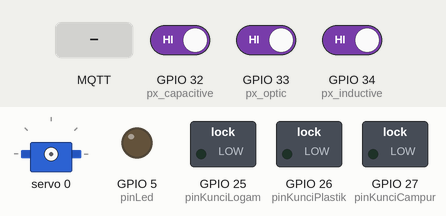
Recording of a sketch running on a simulated ESP32. On the bench: servo, switched loads named in the sketch (green lamp = pin HIGH), output pins drawn as LEDs (lit = HIGH). The inputs (shaded band) are chosen by the test bench; at power-on: GPIO 32 (px_capacitive) HIGH, GPIO 33 (px_optic) HIGH, GPIO 34 (px_inductive) HIGH. WiFi joins after 1.5 s; servers stay silent unless stated; no MQTT or app messages arrive unless stated; what the sketch prints to the serial monitor is not drawn.

Above: at 2.7 s.
2.8 s: GPIO 32 (px_capacitive) driven LOW
At 4.3 s:
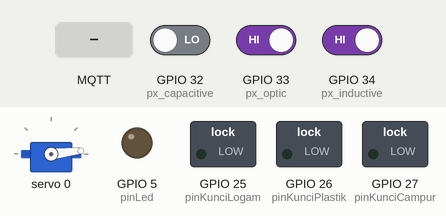
4.6 s: GPIO 32 (px_capacitive) driven HIGH and GPIO 33 (px_optic) driven LOW
7.6 s: GPIO 33 (px_optic) driven HIGH
At 10.06 s:
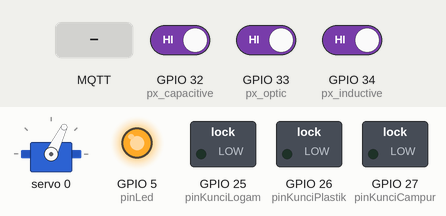
10.6 s: GPIO 34 (px_inductive) driven LOW
At 11.4 s:
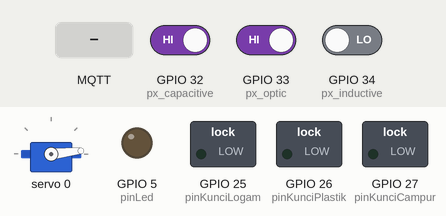
12.4 s: GPIO 33 (px_optic) driven LOW and GPIO 34 (px_inductive) driven HIGH
15.4 s: MQTT message "/total_logam" arrives on the first subscribed topic
At 16.5 s:
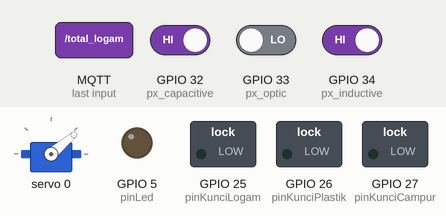
Timing chart, 0 to 18.4 s (numbered marks = the images above; inputs shaded):
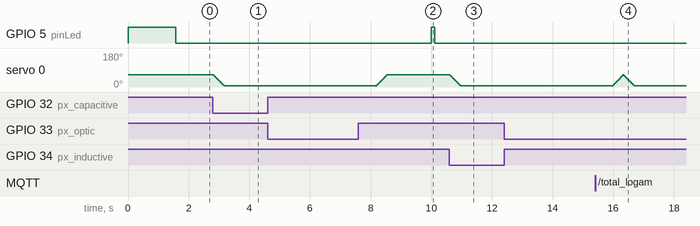

Measured:
- after the input at 2.8 s, servo 0: moves from 64° to 6° over 0.34 s, starting at once
- after the input at 4.6 s, every drawn part: stays the same
- after the input at 7.6 s, GPIO 5 (pinLed): LOW → HIGH after 2.4 s, → LOW 0.11 s later
- after the input at 10.6 s, servo 0: moves from 64° to 6° over 0.36 s, starting at once
- after the input at 12.4 s, every drawn part: stays the same

The sketch:

ESP32_MQTT.ino
```cpp
#include <WiFi.h>
#include <MQTT.h>
#include <Wire.h>
#include <Adafruit_PWMServoDriver.h>
#include <HX711.h>

Adafruit_PWMServoDriver pwm = Adafruit_PWMServoDriver();
WiFiClient net;
MQTTClient client;

//setting wifi
const char ssid[] = "Redmi5";
const char pass[] = "mayarheula";

//pin address
const int pinLed = 5;
const int px_inductive = 34;
const int px_capacitive = 32;
const int px_optic = 33;
const int pinKunciLogam = 25;
const int pinKunciPlastik = 26;
const int pinKunciCampur = 27;

//local variable
int sesi_logam = 0;
int sesi_plastik = 0;
int sesi_campur = 0;
int sesi_poin = 0;

//cloud variable
int total_logam;
int total_plastik;
int total_campur;

int kunci_logam;
int kunci_plastik;
int kunci_campur;

int login;

//temp variable to handle debounce
bool logamState;             // the current reading from the input pin
bool lastLogamState = LOW;   // the previous reading from the input pin
bool plastikState;             // the current reading from the input pin
bool lastPlastikState = LOW;   // the previous reading from the input pin
bool adaState;             // the current reading from the input pin
bool lastAdaState = LOW;   // the previous reading from the input pin

unsigned long lastDebounceTimeLogam = 0;  // the last time the output pin was toggled
unsigned long lastDebounceTimePlastik = 0;  // the last time the output pin was toggled
unsigned long lastDebounceTimeAda = 0;  // the last time the output pin was toggled
unsigned long debounceDelay = 1000;
unsigned long lastMillis = 0;

#define DELAY_OPEN  5000 // Delay open setting
#define POIN_LOGAM  70 // metal trash gain
#define POIN_PLASTIK  40 // plastic trash gain
#define POIN_CAMPUR  5 // mixed trash gain

#define SERVOMIN  300 // This is the 'minimum' pulse length count (out of 4096)
#define SERVOMAX  150 // This is the 'maximum' pulse length count (out of 4096)
#define USMIN  600 // This is the rounded 'minimum' microsecond length based on the minimum pulse of 150
#define USMAX  1200 // This is the rounded 'maximum' microsecond length based on the maximum pulse of 600
#define SERVO_FREQ 500 // Analog servos run at ~50 Hz updates

void connect() {
  Serial.print("checking wifi...");
  while (WiFi.status() != WL_CONNECTED) {
    Serial.print(".");
    delay(500);
  }
  Serial.print("\nconnecting...");
  while (!client.connect("iotrash_hardware", "nj_ramadhan_iotrash_001", "iotrash_001_admin")) {
    Serial.print(".");
    delay(500);
  }
  Serial.println("\nconnected!");
  client.subscribe("/total_logam");
  client.subscribe("/total_plastik");
  client.subscribe("/total_campur");
  client.subscribe("/kunci_logam");
  client.subscribe("/kunci_plastik");
  client.subscribe("/kunci_campur");
  client.subscribe("/login");
}

void messageReceived(String &topic, String &payload) {
  if (topic == "/total_logam") {
    Serial.print("Total Sampah Logam ");
    Serial.println(payload);
    total_logam = payload.toInt();
  }
  if (topic == "/total_plastik") {
    Serial.print("Total Sampah Plastik ");
    Serial.println(payload);
    total_plastik = payload.toInt();
  }
  if (topic == "/total_campur") {
    Serial.print("Total Sampah Campur ");
    Serial.println(payload);
    total_campur = payload.toInt();
  }

  if (topic == "/kunci_logam") {
    Serial.print("Kunci Bin Logam ");
    Serial.println(payload);
    kunci_logam = payload.toInt();
    digitalWrite(pinKunciLogam, kunci_logam);
  }
  if (topic == "/kunci_plastik") {
    Serial.print("Kunci Bin Plastik ");
    Serial.println(payload);
    kunci_plastik = payload.toInt();
    digitalWrite(pinKunciPlastik, kunci_plastik);
  }
  if (topic == "/kunci_campur") {
    Serial.print("Kunci Bin Campur ");
    Serial.println(payload);
    kunci_campur = payload.toInt();
    digitalWrite(pinKunciCampur, kunci_campur);
  }

  if (topic == "/login") {
    Serial.print("Login ");
    Serial.println(payload);
    login = payload.toInt();
  }
}

void sampah_logam(){
    total_logam++;
    sesi_logam++;
    client.publish("/total_logam", String(total_logam));
    client.publish("/sesi_logam", String(sesi_logam));
    for (uint16_t microsec = USMAX; microsec > USMIN; microsec--) {
      pwm.writeMicroseconds(0, microsec);}
    delay(DELAY_OPEN);
    for (uint16_t microsec = USMIN; microsec < USMAX; microsec++) {
      pwm.writeMicroseconds(0, microsec);}
    //delay(DELAY_OPEN);
}

void sampah_plastik(){
    total_plastik++;
    sesi_plastik++;
    client.publish("/total_plastik", String(total_plastik));
    client.publish("/sesi_plastik", String(sesi_plastik));
    for (uint16_t microsec = USMAX; microsec > USMIN; microsec--) {
      pwm.writeMicroseconds(0, microsec);}
    delay(DELAY_OPEN);
    for (uint16_t microsec = USMIN; microsec < USMAX; microsec++) {
      pwm.writeMicroseconds(0, microsec);}
//    delay(DELAY_OPEN);
}

void sampah_campur(){
    total_campur++;
    sesi_campur++;
    client.publish("/total_campur", String(total_campur));
    client.publish("/sesi_campur", String(sesi_campur));
    for (uint16_t microsec = USMAX; microsec > USMIN; microsec--) {
      pwm.writeMicroseconds(0, microsec);}
    delay(DELAY_OPEN);
    for (uint16_t microsec = USMIN; microsec < USMAX; microsec++) {
      pwm.writeMicroseconds(0, microsec);}
    //delay(DELAY_OPEN);
}

void setup() {
  pinMode(pinLed, OUTPUT);
  pinMode(pinKunciLogam, OUTPUT);
  pinMode(pinKunciPlastik, OUTPUT);
  pinMode(pinKunciCampur, OUTPUT);

  pinMode(px_inductive, INPUT);
  pinMode(px_capacitive, INPUT);
  pinMode(px_optic, INPUT);

  pwm.begin();
  pwm.setOscillatorFrequency(27000000);
  pwm.setPWMFreq(SERVO_FREQ);  // Analog servos run at ~50 Hz updates

  Serial.begin(115200);
  WiFi.begin(ssid, pass);

  // Note: Local domain names (e.g. "Computer.local" on OSX) are not supported
  // by Arduino. You need to set the IP address directly.
  client.begin("broker.shiftr.io", net);
  client.onMessage(messageReceived);
  digitalWrite(pinLed, HIGH);

  connect();
}

void loop() {
  client.loop();

  int readLogam = !digitalRead(px_inductive);
  int readPlastik = !digitalRead(px_capacitive);
  int readAda = !digitalRead(px_optic);
  //Serial.print(readLogam);
 // Serial.print(readPlastik);
  //Serial.println(readAda);

  if ((millis() - lastDebounceTimeLogam) > debounceDelay) {
    if (readLogam != lastLogamState) {
      lastDebounceTimeLogam = millis();
      logamState = readLogam;
      if (readLogam == HIGH) {
        Serial.println("Sensor logam aktif");
        sampah_logam();
        }
    }
  }
  lastLogamState = readLogam;

  if ((millis() - lastDebounceTimePlastik) > debounceDelay) {
    if (readPlastik != lastPlastikState) {
      lastDebounceTimePlastik = millis();
      plastikState = readPlastik;
      if (readPlastik == HIGH && !logamState) {
        Serial.println("Sensor plastik aktif");
        sampah_campur();
        }
    }
  }
  lastPlastikState = readPlastik;

  if ((millis() - lastDebounceTimeAda) > debounceDelay) {
    if (readAda != lastAdaState) {
      lastDebounceTimeAda = millis();
      adaState = readAda;
      if (readAda == HIGH && !logamState) {
        Serial.println("Sensor optik aktif");
        sampah_plastik();
        }
    }
  }
  lastAdaState = readAda;

  delay(10);  // <- fixes some issues with WiFi stability

  if (!client.connected()) {
    connect();
  }

  digitalWrite(pinLed, LOW);
  // publish a message roughly every second.
  if (millis() - lastMillis > 10000) {
    lastMillis = millis();
    client.publish("/status", "iotrash hardware connected");

    if (login){
        sesi_poin = (sesi_logam * POIN_LOGAM) + (sesi_plastik * POIN_PLASTIK) + (sesi_campur * POIN_CAMPUR);
        Serial.print("Selamat anda memiliki poin ");
        Serial.println(sesi_poin);
        client.publish("/poin", String(sesi_poin));
    }
    else if (!login){
      sesi_logam = 0;
      sesi_plastik = 0;
      sesi_campur = 0;
      client.publish("/sesi_logam", String(sesi_logam));
      client.publish("/sesi_plastik", String(sesi_plastik));
      client.publish("/sesi_campur", String(sesi_campur));

      sesi_poin = 0;
      client.publish("/poin", String(sesi_poin));
    }

    digitalWrite(pinLed, HIGH);
    delay(100);
    }
  }
```
